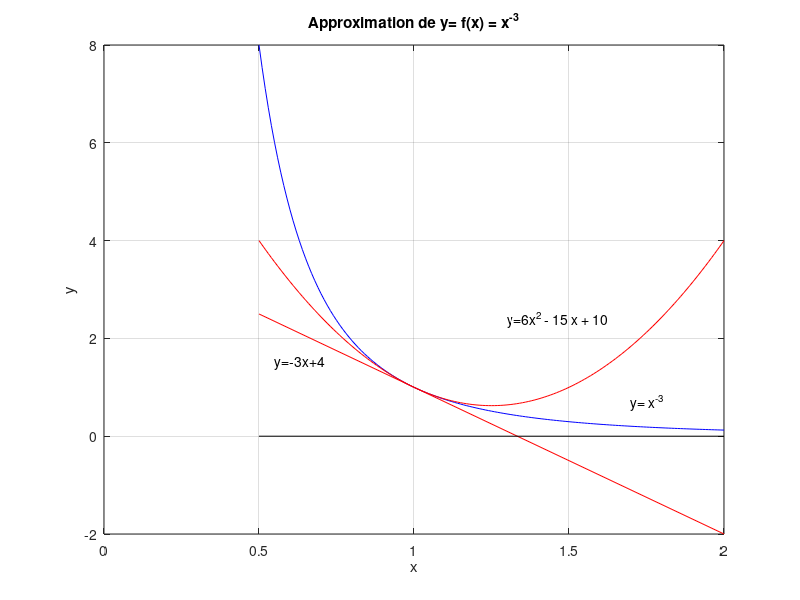

This chart was generated by the following MATLAB code:
clf

x=0.5:0.01:2;
y= x.^(-3);
plot(x,y,'b')
text(1.7,0.7,'y= x^{-3}')

hold on
grid on
xlabel('x')
ylabel('y');
title('Approximation de y= f(x) = x^{-3}')

% approximation lineaire
x=linspace(0.5,2,2);
y=-3*x+4;
plot(x,y,'r')
text(0.55,1.5,'y=-3x+4')

% approximation quadratique
x=0.5:0.01:2;
y = 10 - 15*x + 6*x.^2;
plot(x,y,'r')
text(1.3,2.4,'y=6x^2 - 15 x + 10')

% x axis
x=linspace(0.5,2,2);
y=0*x;
plot(x,y,'k')

